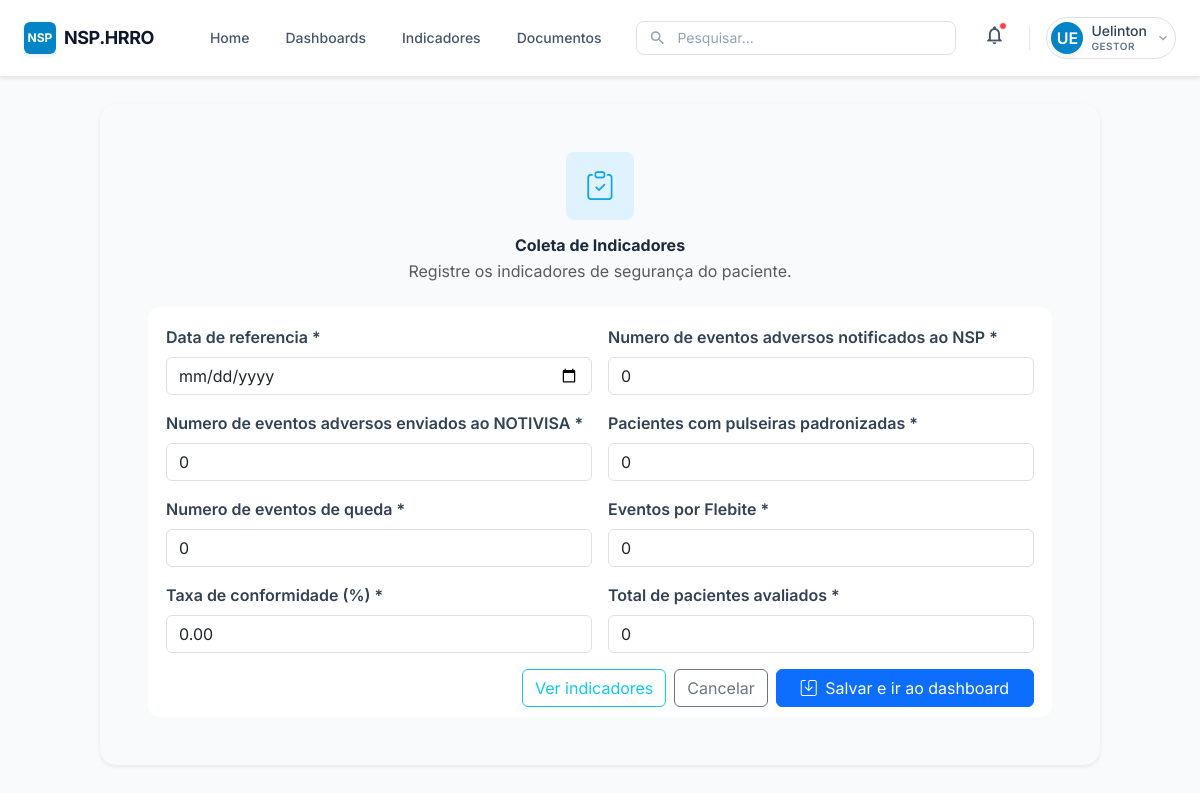
Screenshot of /coleta/2/ (signed in) with the database file from the repository.
### core/models.py (models this page shows, shortened)
class MetricEntry(models.Model):
    referencia = models.DateField(default=timezone.now)
    total_ea_nsp = models.PositiveIntegerField()
    total_ea_notivisa = models.PositiveIntegerField()
    total_pulseiras = models.PositiveIntegerField()
    total_ea_queda = models.PositiveIntegerField()
    total_ea_flebite = models.PositiveIntegerField()
    taxa_conformidade = models.DecimalField(max_digits=5, decimal_places=2)
    total_pacientes = models.PositiveIntegerField()
    created_at = models.DateTimeField(auto_now_add=True)
    class Meta:
        ordering = ["-created_at"]

### core/views.py (the view)
# urls.py: path("coleta/", coleta, name="coleta"),
@login_required
def coleta(request, pk=None):
    instance = None
    if pk:
        instance = get_object_or_404(MetricEntry, pk=pk)
    if request.method == "POST":
        form = MetricEntryForm(request.POST, instance=instance)
        if form.is_valid():
            form.save()
            return redirect("indicadores")
    else:
        form = MetricEntryForm(instance=instance)
    return render(request, "nsp/coleta.html", {"form": form, "instance": instance})

### templates/nsp/coleta.html (shortened to what this page needs)
{% extends "nsp/base.html" %}
{% block content %}
<div class="container py-4">
  <div class="card border-0 shadow-sm" style="border-radius: 16px; background: #f8fafc;">
    <div class="card-body p-4 p-md-5">
      <div class="text-center mb-4">
        <div class="d-inline-flex align-items-center justify-content-center rounded-3" style="background: #e0f2fe; width: 68px; height: 68px;">
          <i class="bi bi-clipboard-check" style="font-size: 1.8rem; color: #0ea5e9;"></i>
        </div>
        <h3 class="mt-3 mb-1 fw-bold text-slate-800">Coleta de Indicadores</h3>
        <p class="text-muted mb-0">Registre os indicadores de segurança do paciente.</p>
      </div>
      <div class="card border-0" style="border-radius: 12px;">
        <div class="card-body" style="padding: 18px 18px 10px;">
          <form method="post" class="row g-3">
            {% for field in form %}
              <div class="col-md-6">
                <label class="form-label fw-semibold text-slate-700">
                  {{ field.label }}{% if field.field.required %} *{% endif %}
                </label>
                {{ field }}
              </div>
            {% endfor %}
            <div class="col-12 d-flex gap-2 justify-content-end mt-3">
              <a href="{% url 'indicadores' %}" class="btn btn-outline-info">Ver indicadores</a>
              <a href="{% url 'dashboard' %}" class="btn btn-outline-secondary">Cancelar</a>
              <button type="submit" class="btn btn-primary px-4">
                <i class="bi bi-save me-1"></i> Salvar e ir ao dashboard
              </button>
            </div>
          </form>
        </div>
      </div>
    </div>
  </div>
</div>
{% endblock %}

### templates/nsp/base.html (shortened to what this page needs)
<!DOCTYPE html>
<html lang="pt-BR">
<head>
    <script src="https://cdn.tailwindcss.com"></script>
    <link href="https://cdn.jsdelivr.net/npm/bootstrap@5.3.0/dist/css/bootstrap.min.css" rel="stylesheet">
    <link href="https://cdn.jsdelivr.net/npm/bootstrap-icons@1.11.1/font/bootstrap-icons.css" rel="stylesheet">
</head>
<body class="bg-slate-50 text-slate-800">
    {% if request.path|default:"" != "/login/" %}
    <nav class="fixed top-0 left-0 w-full bg-white border-b border-slate-200 z-50 shadow-sm">
        <div class="mx-auto max-w-7xl px-4 py-3 flex items-center justify-between">
            <div class="flex items-center gap-3">
                <div class="flex items-center gap-2 cursor-pointer" onclick="window.location.href='{% url 'home' %}'">
                    <div class="w-8 h-8 bg-sky-600 rounded-md flex items-center justify-center text-white font-bold text-xs shadow-sm">
                        NSP
                    </div>
                    <span class="text-slate-900 font-bold tracking-tight text-lg">NSP.HRRO</span>
                </div>
                <div class="hidden md:flex items-center gap-1 ml-6">
                    <a href="{% url 'home' %}" class="px-3 py-2 text-sm font-medium text-slate-600 rounded-md hover:text-sky-700 hover:bg-slate-50 transition-colors">Home</a>
                    <a href="{% url 'dashboard' %}" class="px-3 py-2 text-sm font-medium text-slate-600 rounded-md hover:text-sky-700 hover:bg-slate-50 transition-colors">Dashboards</a>
                    <a href="{% url 'coleta' %}" class="px-3 py-2 text-sm font-medium text-slate-600 rounded-md hover:text-sky-700 hover:bg-slate-50 transition-colors">Indicadores</a>
                    <a href="#" class="px-3 py-2 text-sm font-medium text-slate-600 rounded-md hover:text-sky-700 hover:bg-slate-50 transition-colors">Documentos</a>
                </div>
            </div>
            <div class="hidden md:block w-80">
                <div class="relative">
                    <span class="absolute inset-y-0 left-0 flex items-center pl-3 text-slate-400">
                        <span class="material-icons" style="font-size: 18px;">search</span>
                    </span>
                    <input type="text" placeholder="Pesquisar..." class="w-full rounded-lg border border-slate-300 pl-10 pr-4 py-1.5 text-sm placeholder-slate-400 focus:outline-none focus:ring-2 focus:ring-sky-500 focus:border-transparent transition-shadow">
                </div>
            </div>
            <div class="flex items-center gap-3 md:gap-4">
                <button class="relative p-2 text-slate-600 hover:bg-slate-100 rounded-full transition-colors">
                    <span class="material-icons" style="font-size: 22px;">notifications_none</span>
                    <span class="absolute top-1.5 right-1.5 w-2 h-2 bg-red-500 rounded-full border border-white"></span>
                </button>
                <div class="relative group">
                    <button class="flex items-center gap-2 p-1 pr-2 rounded-full hover:bg-slate-50 border border-transparent hover:border-slate-200 transition-all">
                        <div class="w-8 h-8 rounded-full shadow-sm bg-sky-600 text-white flex items-center justify-center font-semibold">
                            {{ request.user.username|default:'U'|slice:":2"|upper }}
                        </div>
                        <div class="hidden md:flex flex-col items-start">
                            <span class="text-sm font-medium text-slate-700 leading-tight">{{ request.user.username|default:'Usuário' }}</span>
                            <span class="text-[10px] text-slate-500 uppercase tracking-wider font-semibold">Gestor</span>
                        </div>
                        <span class="material-icons text-slate-400 hidden md:block" style="font-size: 16px;">expand_more</span>
                    </button>
                </div>
            </div>
        </div>
    </nav>
    {% endif %}
    {% if request.path|default:"" != "/login/" %}
    <main class="pt-20 pb-10 px-4 max-w-7xl mx-auto">
    {% else %}
    <main>
    {% endif %}
        {% block content %}{% endblock %}
    </main>
</body>
</html>

### templates/nsp/base.html (style rules this page uses)
body { font-family: 'Inter', sans-serif; }

### rows the page displays
MetricEntry: form "0" "0" "0" "0" "0" "0.00" "0"

### other values shown
{{ request.user.username|default:'U'|slice:":2"|upper }} "UE"
{{ request.user.username|default:'Usuário' }} "Uelinton"
{{ field.label }} "Data de referencia" "Numero de eventos adversos notificados ao NSP" "Numero de eventos adversos enviados ao NOTIVISA" "Pacientes com pulseiras padronizadas" "Numero de eventos de queda" "Eventos por Flebite" "Taxa de conformidade (%)" "Total de pacientes avaliados"
